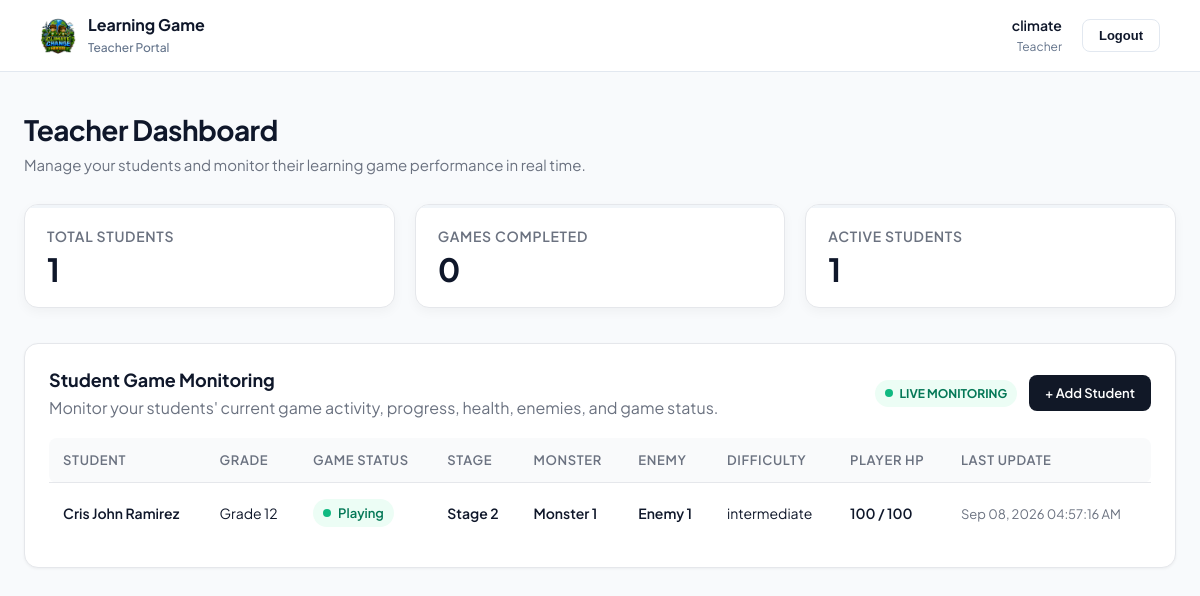
Page /dashboard/ (signed in) on the earlier database version.
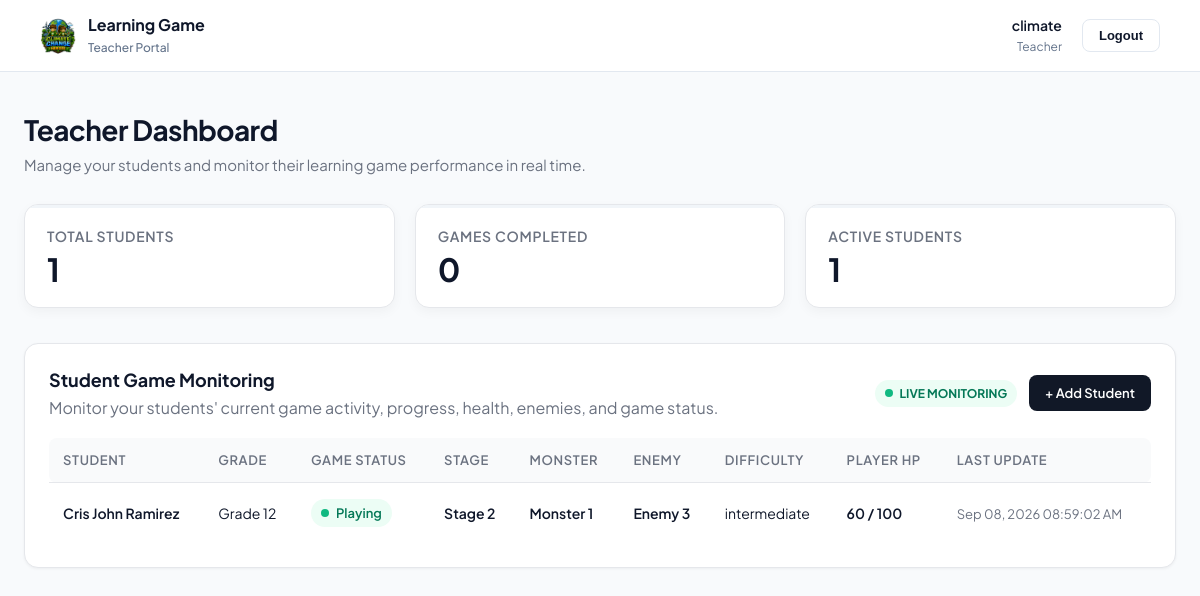
Same page on the later database version.
### student/models.py (models this page shows, shortened)
class Student(models.Model):
    name = models.CharField(max_length=255)
    grade = models.CharField(max_length=50)

class GameStatus(models.Model):
    student = models.OneToOneField(
        Student,
        on_delete=models.CASCADE,
        related_name="game_status"
    )
    status = models.CharField(
        max_length=20,
        default="not_started"
    )
    stage = models.IntegerField(default=0)
    monster = models.IntegerField(default=0)
    enemy_number = models.IntegerField(default=0)
    difficulty = models.CharField(
        max_length=50,
        blank=True,
        null=True
    )
    hp = models.IntegerField(default=0)
    max_hp = models.IntegerField(default=100)
    score = models.IntegerField(default=0)
    updated_at = models.DateTimeField(
        auto_now=True
    )

### student/views.py (the view)
# urls.py: path('dashboard/', views.dashboardView, name='dashboard'),
@login_required
def dashboardView(request):
    from .models import Student, GameStatus
    students = (
        Student.objects
        .select_related("game_status")
        .order_by("-id")
    )
    total_students = Student.objects.count()
    games_completed = GameStatus.objects.filter(
        status="completed"
    ).count()
    active_students = GameStatus.objects.filter(
        status="playing"
    ).count()
    context = {
        "students": students,
        "total_students": total_students,
        "games_completed": games_completed,
        "active_students": active_students,
    }
    return render(
        request,
        "pages/dashboard.html",
        context
    )

### templates/pages/dashboard.html (shortened to what this page needs)
{% extends "base.html" %}
{% block content %}
<div class="page-header">
    <h1>
        Teacher Dashboard
    </h1>
    <p>
        Manage your students and monitor their learning game
        performance in real time.
    </p>
</div>
<div class="stats">
    <div class="stat-card">
        <div class="stat-label">
            Total Students
        </div>
        <div
            class="stat-number"
            id="total-students"
        >
            {{ total_students|default:"0" }}
        </div>
    </div>
    <div class="stat-card">
        <div class="stat-label">
            Games Completed
        </div>
        <div
            class="stat-number"
            id="games-completed"
        >
            {{ games_completed|default:"0" }}
        </div>
    </div>
    <div class="stat-card">
        <div class="stat-label">
            Active Students
        </div>
        <div
            class="stat-number"
            id="active-students"
        >
            {{ active_students|default:"0" }}
        </div>
    </div>
</div>
<section class="students-section">
    <div class="students-header">
        <div>
            <h2>
                Student Game Monitoring
            </h2>
            <p>
                Monitor your students' current game activity,
                progress, health, enemies, and game status.
            </p>
        </div>
        <div style="display: flex; align-items: center; gap: 12px;">
            <span class="live-indicator">
                <span class="live-dot"></span>
                LIVE MONITORING
            </span>
            <a
                href="{% url 'add_student' %}"
                class="btn-primary"
            >
                + Add Student
            </a>
        </div>
    </div>
    <div class="table-wrapper">
        {% if students %}
            <table>
                <thead>
                    <tr>
                        <th>
                            Student
                        </th>
                        <th>
                            Grade
                        </th>
                        <th>
                            Game Status
                        </th>
                        <th>
                            Stage
                        </th>
                        <th>
                            Monster
                        </th>
                        <th>
                            Enemy
                        </th>
                        <th>
                            Difficulty
                        </th>
                        <th>
                            Player HP
                        </th>
                        <th>
                            Last Update
                        </th>
                    </tr>
                </thead>
                <tbody>
                    {% for student in students %}
                        <tr>
                            <td class="student-name">
                                {{ student.name }}
                            </td>
                            <td>
                                {{ student.grade|default:"—" }}
                            </td>
                            <td>
                                {% if student.game_status %}
                                    {% if student.game_status.status == "playing" %}
                                        <span class="status-badge status-playing">
                                            <span class="status-dot"></span>
                                            Playing
                                        </span>
                                    {% elif student.game_status.status == "completed" %}
                                        <span class="status-badge status-completed">
                                            <span class="status-dot"></span>
                                            Completed
                                        </span>
                                    {% elif student.game_status.status == "game_over" %}
                                        <span class="status-badge status-game-over">
                                            <span class="status-dot"></span>
                                            Game Over
                                        </span>
                                    {% elif student.game_status.status == "paused" %}
                                        <span class="status-badge status-paused">
                                            <span class="status-dot"></span>
                                            Paused
                                        </span>
                                    {% else %}
                                        <span class="status-badge status-not-started">
                                            <span class="status-dot"></span>
                                            Not Started
                                        </span>
                                    {% endif %}
                                {% else %}
                                    <span class="status-badge status-not-started">
                                        <span class="status-dot"></span>
                                        Not Started
                                    </span>
                                {% endif %}
                            </td>
                            <td>
                                {% if student.game_status %}
                                    <span class="game-value">
                                        Stage
                                        {{ student.game_status.stage }}
                                    </span>
                                {% else %}
                                    —
                                {% endif %}
                            </td>
                            <td>
                                {% if student.game_status %}
                                    <span class="game-value">
                                        Monster
                                        {{ student.game_status.monster }}
                                    </span>
                                {% else %}
                                    —
                                {% endif %}
                            </td>
                            <td>
                                {% if student.game_status %}
                                    {% if student.game_status.enemy_number > 3 %}
                                        <span class="game-value">
                                            Boss
                                        </span>
                                    {% else %}
                                        <span class="game-value">
                                            Enemy
                                            {{ student.game_status.enemy_number }}
                                        </span>
                                    {% endif %}
                                {% else %}
                                    —
                                {% endif %}
                            </td>
                            <td>
                                {% if student.game_status %}
                                    {{ student.game_status.difficulty|default:"—" }}
                                {% else %}
                                    —
                                {% endif %}
                            </td>
                            <td>
                                {% if student.game_status %}
                                    <span class="hp-value">
                                        {{ student.game_status.hp }}
                                        /
                                        {{ student.game_status.max_hp }}
                                    </span>
                                {% else %}
                                    —
                                {% endif %}
                            </td>
                            <td>
                                {% if student.game_status %}
                                    <span class="updated-value">
                                        {{ student.game_status.updated_at|date:"M d, Y h:i:s A" }}
                                    </span>
                                {% else %}
                                    —
                                {% endif %}
                            </td>
                        </tr>
                    {% endfor %}
                </tbody>
            </table>
        {% endif %}
    </div>
</section>
{% endblock %}

### templates/base.html (shortened to what this page needs)
{% load static %}
<!DOCTYPE html>
<html lang="en">
<head>
</head>
<body>
<header class="top-header">
    <div class="brand">
        <img src="{% static 'image/gameLogo.png' %}" alt="Logo">
        <div class="brand-text">
            <h2>Learning Game</h2>
            <span>Teacher Portal</span>
        </div>
    </div>
    <div class="user-area">
        <div class="teacher-info">
            <strong>{{ request.user.get_full_name|default:request.user.username }}</strong>
            <span>Teacher</span>
        </div>
        <form method="POST" action="{% url 'logout' %}">
            <button type="submit" class="logout-button">
                Logout
            </button>
        </form>
    </div>
</header>
<main class="dashboard">
    {% block content %}{% endblock %}
</main>
</body>
</html>

### templates/base.html (style rules this page uses)
:root { --bg-base: #f8fafc; --surface: #ffffff; --surface-subtle: #f1f5f9; --primary: #059669; --primary-hover: #047857; --primary-light: #ecfdf5; --primary-border: #a7f3d0; --text-main: #0f172a; --text-muted: #64748b; --border-color: #e2e8f0; --danger: #ef4444; --danger-light: #fef2f2; --shadow-sm: 0 1px 3px rgba(0,0,0,0.05); --shadow-md: 0 4px 6px -1px rgba(0,0,0,0.05), 0 2px 4px -2px rgba(0,0,0,0.05); --shadow-lg: 0 10px 15px -3px rgba(0,0,0,0.05), 0 4px 6px -4px rgba(0,0,0,0.05); --radius-sm: 8px; --radius-md: 12px; --radius-lg: 16px; }
* { box-sizing: border-box; margin: 0; padding: 0; }
body { font-family: 'Plus Jakarta Sans', -apple-system, BlinkMacSystemFont, sans-serif; background-color: var(--bg-base); color: var(--text-main); min-height: 100vh; -webkit-font-smoothing: antialiased; }
.top-header { height: 72px; background: var(--surface); border-bottom: 1px solid var(--border-color); display: flex; align-items: center; justify-content: space-between; padding: 0 40px; position: sticky; top: 0; z-index: 100; }
.brand { display: flex; align-items: center; gap: 12px; }
.brand img { width: 36px; height: 36px; object-fit: contain; }
.brand-text h2 { font-size: 16px; font-weight: 700; color: var(--text-main); line-height: 1.2; }
.brand-text span { font-size: 12px; color: var(--text-muted); font-weight: 500; }
.user-area { display: flex; align-items: center; gap: 20px; }
.teacher-info { text-align: right; }
.teacher-info strong { display: block; font-size: 14px; font-weight: 600; color: var(--text-main); }
.teacher-info span { font-size: 12px; color: var(--text-muted); }
.logout-button { border: 1px solid var(--border-color); background: var(--surface); color: var(--text-main); padding: 8px 16px; border-radius: var(--radius-sm); font-size: 13px; font-weight: 600; cursor: pointer; transition: all 0.2s ease; }
.dashboard { max-width: 1200px; margin: 0 auto; padding: 40px 24px 60px; }
.page-header { margin-bottom: 32px; }
.page-header h1 { font-size: 28px; font-weight: 700; color: var(--text-main); letter-spacing: -0.02em; margin-bottom: 6px; }
.page-header p { color: var(--text-muted); font-size: 15px; }
.stats { display: grid; grid-template-columns: repeat(3, 1fr); gap: 20px; margin-bottom: 36px; }
.stat-card { background: var(--surface); border: 1px solid var(--border-color); padding: 24px; border-radius: var(--radius-md); box-shadow: var(--shadow-sm); position: relative; overflow: hidden; }
.stat-card::before { content: ''; position: absolute; top: 0; left: 0; width: 100%; height: 3px; background: var(--surface-subtle); }
.stat-label { font-size: 13px; font-weight: 600; color: var(--text-muted); text-transform: uppercase; letter-spacing: 0.05em; margin-bottom: 8px; }
.stat-number { font-size: 32px; font-weight: 700; color: var(--text-main); line-height: 1; }
.students-section { background: var(--surface); border: 1px solid var(--border-color); border-radius: var(--radius-lg); padding: 28px; box-shadow: var(--shadow-sm); }
.students-header { display: flex; align-items: center; justify-content: space-between; margin-bottom: 24px; }
.students-header h2 { color: var(--text-main); font-size: 18px; font-weight: 700; }
.btn-primary { background: var(--primary); color: #ffffff; padding: 10px 18px; border-radius: var(--radius-sm); text-decoration: none; font-size: 13px; font-weight: 600; transition: background 0.2s ease; display: inline-flex; align-items: center; gap: 8px; }
.table-wrapper { overflow-x: auto; }
table { width: 100%; border-collapse: collapse; }
th { text-align: left; padding: 12px 16px; background: var(--bg-base); color: var(--text-muted); font-size: 12px; font-weight: 600; text-transform: uppercase; letter-spacing: 0.05em; border-bottom: 1px solid var(--border-color); }
th:first-child { border-top-left-radius: var(--radius-sm); border-bottom-left-radius: var(--radius-sm); }
th:last-child { border-top-right-radius: var(--radius-sm); border-bottom-right-radius: var(--radius-sm); }
td { padding: 16px; border-bottom: 1px solid var(--border-color); font-size: 14px; color: var(--text-main); }
tr:last-child td { border-bottom: none; }
.student-name { font-weight: 600; color: var(--text-main); }
.status-badge { display: inline-flex; align-items: center; gap: 6px; font-size: 13px; color: var(--text-muted); }
.status-dot { width: 8px; height: 8px; background-color: var(--primary); border-radius: 50%; }

Differences in the rows shown:
changed through a linked row, Student "Cris John Ramirez": game_status.enemy_number "1" → "3"; game_status.hp "100" → "60"; game_status.updated_at "Sep 08, 2026 04:57:16 AM" → "Sep 08, 2026 08:59:02 AM"
